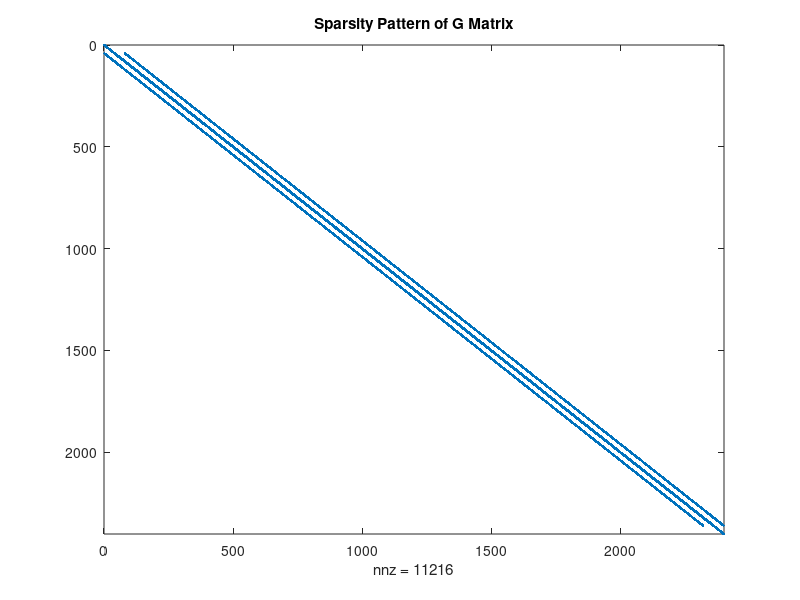
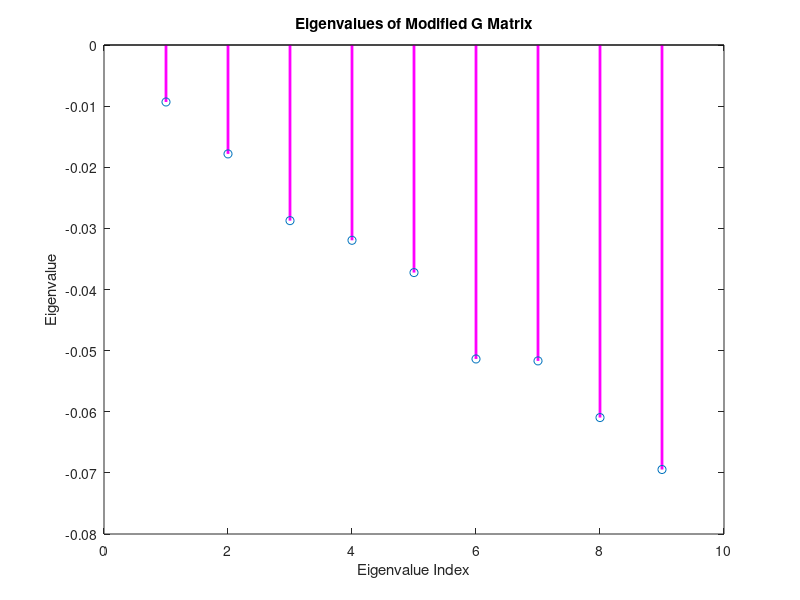
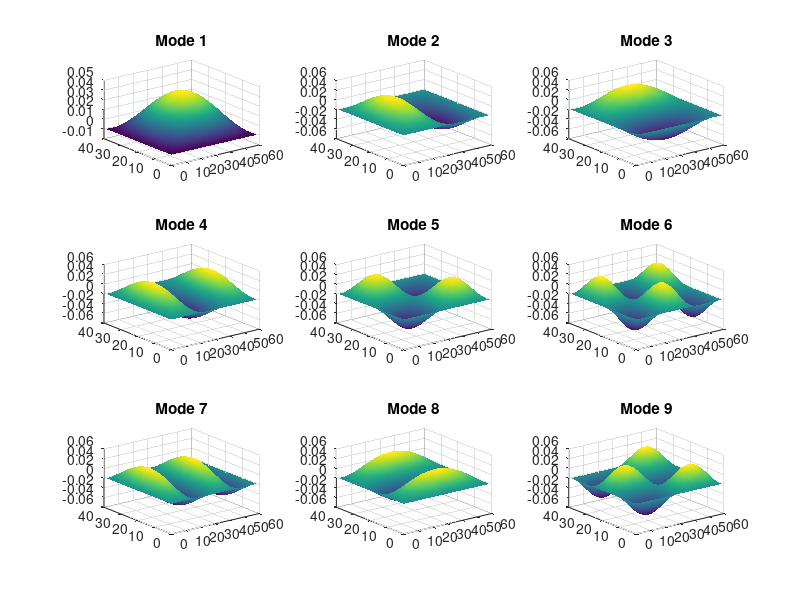

The MATLAB source for these figures, in order:
% Name: Ayooluwa Owolabi and std#: 101237575
% ELEC 4700 PA #5
% Harmonic Wave Equation in 2D FD and Modes 
% ELEC 4700A - Wave Equation Solver using Matrix Formulation
% Create a sparse matrix G and solve for eigenvalues and eigenvectors

clc; clear; close all;

% Define grid size
nx = 60;
ny = 40;

% Initialize sparse matrix G
G = sparse(nx*ny, nx*ny);

% Fill G matrix using finite difference method
for i = 1:nx
    for j = 1:ny
        n = j + (i - 1) * ny;
        
        if i == 1 || i == nx || j == 1 || j == ny  % Boundary condition
            G(n, n) = 1;
        else  % Bulk nodes using finite difference
            G(n, n)   = -4;
            G(n, n-1) = 1;  % Left neighbor
            G(n, n+1) = 1;  % Right neighbor
            G(n, n-ny) = 1; % Below neighbor
            G(n, n+ny) = 1; % Above neighbor
        end
    end
end

% Change the ‘−4’ in the G matrix diagonal to ‘−2’ for a region of space
% Modify region where i > 10 & i < 20 & j > 10 & j < 20
% for i = 11:19
%     for j = 11:19
%         n = j + (i - 1) * ny;
%         G(n, n) = -2;  % Change diagonal element
%     end
% end

% Plot G matrix sparsity pattern
figure;
spy(G);
title('Sparsity Pattern of G Matrix');

% Compute eigenvalues and eigenvectors
[E, D] = eigs(G, 9, 'SM');  % Get 9 smallest eigenvalues

% Plot eigenvalues
figure;
stem(diag(D), 'Color', [1 0 1], 'LineWidth', 2);
title('Eigenvalues of Modified G Matrix');
xlabel('Eigenvalue Index');
ylabel('Eigenvalue');

% Reshape and plot eigenvectors
figure;
for k = 1:9
    subplot(3,3,k);
    surf(reshape(E(:,k), ny, nx));
    title(['Mode ', num2str(k)]);
    shading interp;
end
